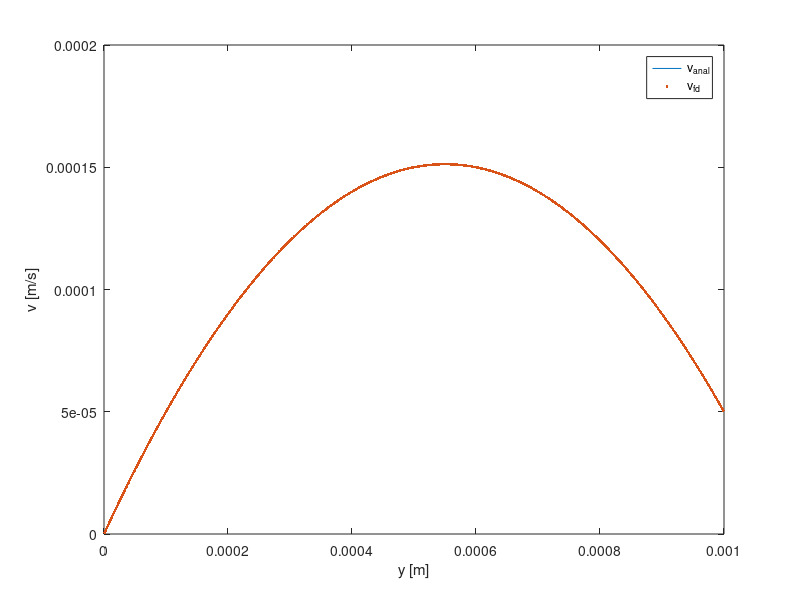

Recreate this plot in MATLAB.
function [] = laminar_flow()

% Constants:
visc = 1e-3; %viscosity, Pa*s
rho = 1e3; %density, kg/m3
V_up = 5e-5; %velocity, m/s
B = 1e-3; %distance, m
dp_dx = -1; %Pa/m



%Grid Parameters:
N = 1000; %Number of grid points
dy = B/(N+1); %grid spacing, m
G = -dy^2/visc*dp_dx;


%Define matrix

A = spalloc(N,N,3*N-2);
b = zeros(N,1);

j = 1;
A(1,1) = 2;
A(1,2) = -1;
b(1) = G;

for j=2:N-1
    A(j,j-1)=-1;
    A(j,j)=2;
    A(j,j+1)=-1;
    b(j)=G;
end

j=N;
A(N,N-1)=-1;
A(N,N)=2;
b(N)=G+V_up;

v=A\b;

y = linspace(dy,B-dy,N)

v_anal = V_up*y/B + 1/2/visc*dp_dx*(y.^2-B*y);

plot(y,v_anal,y,v,'.')
xlabel('y [m]')
ylabel('v [m/s]')
legend('v_a_n_a_l','v_f_d')
end
